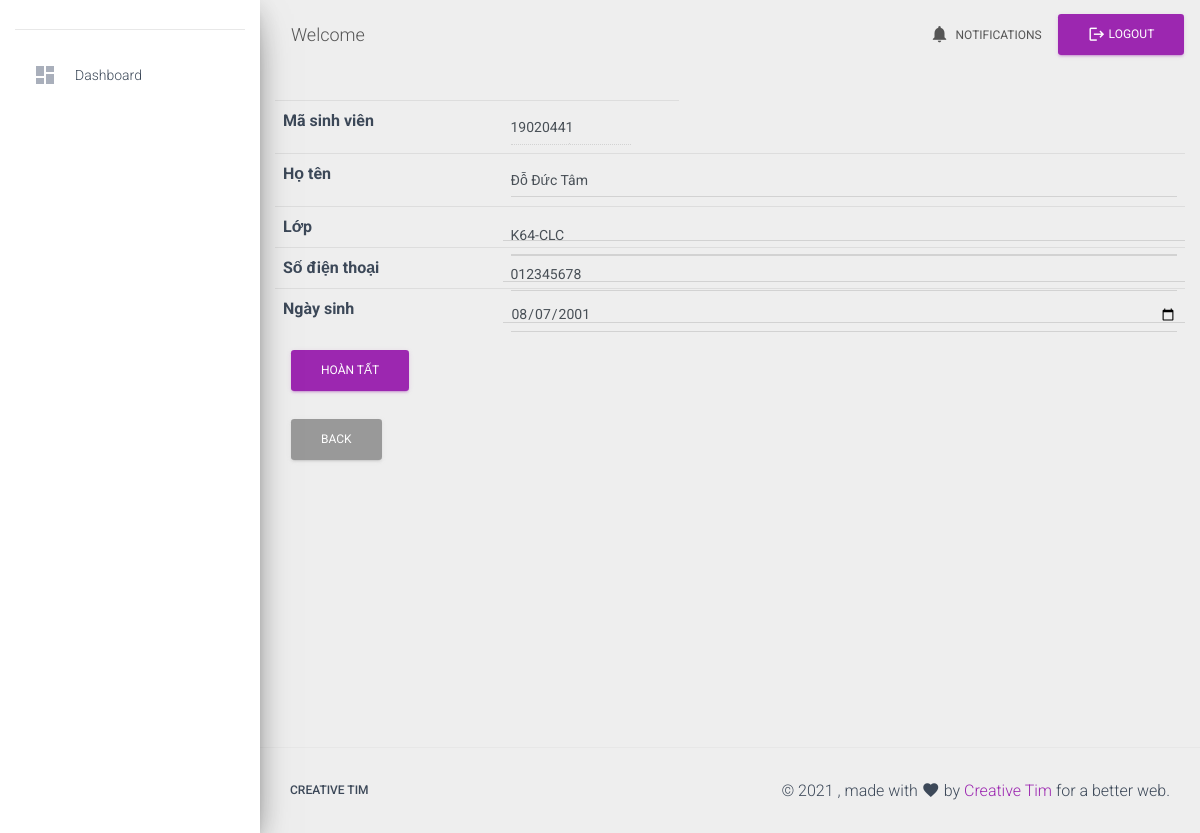
/manageStudent.php?type=edit&for=19020441, run on an earlier commit of the app's database.
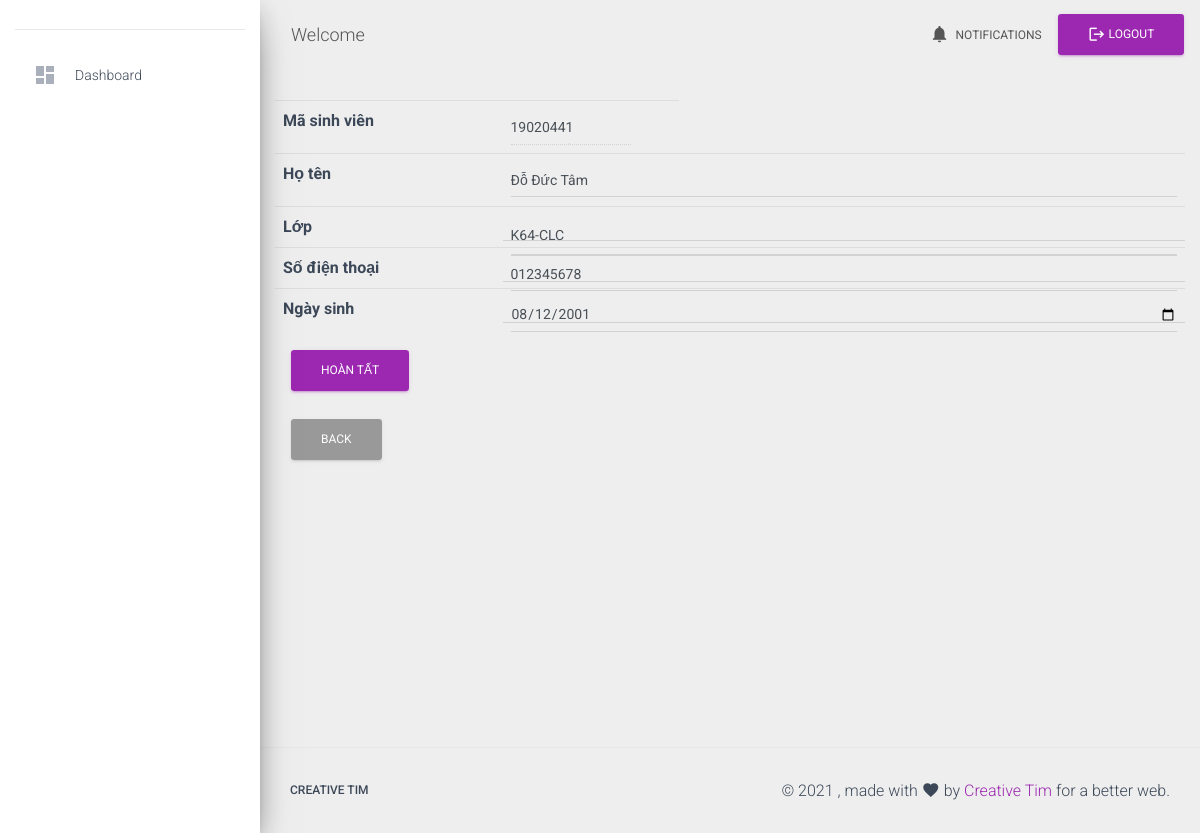
And on a later commit of the database.
### tables this page shows
CREATE TABLE `students` (
  `id` int(11) NOT NULL,
  `fullName` varchar(50) NOT NULL,
  `classId` int(11) NOT NULL,
  `contactNumber` varchar(11) NOT NULL,
  `dob` date NOT NULL
);

### module/student/queryOnStudent.php (called while the page is built, shortened)
<?php
require_once './connection.php';
require_once './function/functions.php';
if (isset($_GET['type'])) {
    $type = $_GET['type'];
    $myTable = STUDENT_TABLE;
    if ($type == 'view') {
        if (isset($_POST['filter'])) {
            $result = filterStudents();
        } else if (isset($_GET['order'])) {
            $method = $_GET['order'];
            if (isset($_GET['page'])) {
                $page = $_GET['page'];
                $start = ($page-1)*LIMIT;
                $limit = LIMIT;
                $result = selectStudentWithCondition($method, "LIMIT $start, $limit");
            }
        } else if (isset($_GET['page'])) {
            $page = $_GET['page'];
            $start = ($page-1)*LIMIT;
            $limit = LIMIT;
            $result = selectStudentWithCondition("studentIdOrderDown", "LIMIT $start, $limit");
        } else {
            $result = selectElementFrom("$myTable", "*", "1 ORDER BY `students`.`id` DESC");
        }
        $students = [];
        $index = 0;
        while ($row = $result->fetch_assoc()) {
            $queryClass = selectElementFrom('classes', "*", "id = '$row[classId]'");
            $rowClass = $queryClass->fetch_assoc();
            $students[] = [
                'id' =>  $row['id'],
                'fullName' =>  $row['fullName'],
                'className' =>  $rowClass['className'],
                'contactNumber' =>  $row['contactNumber'],
                'dob' =>  $row['dob'],
                'index'=> $index
            ];
            $index++;
        }
        $view_file_name = 'module/student/view.php';
    } else if ($type == 'edit' && isset($_GET['for'])) {
        $id = $_GET['for'];
        $oldData = getStudent($id);
        $selectClass = createSelectClasses($oldData['classId']);
    } else if ($type == 'delete' && isset($_GET['for'])) {
        $updateStatus = - 1;
        $id = $_GET['for'];
        if (deleteStudent($id)) {
            header("location: manageStudent.php?type=view&action=deleted");
        } else {
            header("location: manageStudent.php?type=view&action=noAction");
        }
    } else {
        die('Unhandled');
    }
}
function getStudent($id){
    return selectElementFrom("students", "*", "id='$id'")->fetch_assoc();
}

### module/student/edit.php (the view, shortened to what this page needs)
<form method='post' action='#'>
    <table style='width: 100%' class='table'>
        <tr class="row">
            <th class="col-sm-3">Mã sinh viên</th>
            <td>
                <input type='text' name='id1' value='<?= $oldData['id'] ?>' class='col-sm-9 form-control' disabled/>
            </td>
        </tr>
        <tr class="row">
            <th class="col-sm-3">Họ tên</th>
            <?php echo "<td class='col-sm-9'><input type='text' name='fullName' value='$oldData[fullName]' class='form-control'/></td>"; ?>
        </tr>
        <tr class="row">
            <th class="col-sm-3">Lớp</th>
            <?php echo "<td class='col-sm-9 form-control'/>$selectClass</td>"; ?>
        </tr>
        <tr class="row">
            <th class="col-sm-3">Số điện thoại</th>
            <?php echo "<td class='col-sm-9 form-control'><input type='text' class='form-control' name='contactNumber' value='$oldData[contactNumber]'/></td>"; ?>
        </tr>
        <tr class="row">
            <th class="col-sm-3">Ngày sinh</th>
            <?php echo "<td class='col-sm-9 form-control'><input type='date' class='form-control' name='dob' value='$oldData[dob]'/></td>"; ?>
        </tr>
    </table>
    <button type='submit' class="btn btn-primary">Hoàn tất</button>
</form>
<a href='manageStudent.php?type=view' class="btn btn-dark">Back</a>

### function/functions.php (shortened to what this page needs)
<?php
function selectElementFrom($table, $element = '*', $condition = "1")
{
    global $conn;
    $sqlSelect = "SELECT $element FROM $table WHERE $condition";
    $query = $conn->query($sqlSelect);
    return $query;
}
function createSelectClasses($oldClass = 0, $disabled = false)
{
    global $conn;
    $sqlSelectClasses = "SELECT * FROM `classes` WHERE 1";
    $queryClasses = $conn->query($sqlSelectClasses);
    if ($queryClasses) {
        $classData = $queryClasses->fetch_all();
        $classes = array();
        for ($i = 0; $i < count($classData); $i++) {
            $classes[$classData[$i][0]] = $classData[$i][1];
        }
        if ($disabled) {
            $selectClass = "<select name='selectedClass' class='form-select form-control' disabled>";
        } else {
            $selectClass = "<select name='selectedClass' class='form-select form-control'>";
        }
        $selectClass .= "<ul class='dropdown-menu' aria-labelledby='dropdownMenuOffset'>";
        $selectClass .= "<li class='dropdown-item'><option selected>Chọn</option></li>";
        foreach ($classes as $key => $value) {
            if ($key == $oldClass) {
                $selectClass .= "<li class='dropdown-item'><option value='$key' selected='selected'>$value</option></li>";
            } else {
                $selectClass .= "<li class='dropdown-item'><option value='$key'>$value</option></li>";
            }
        }
        $selectClass .= "</ul>";
        $selectClass .= "</select>";
        return $selectClass;
    }
}
        ?>

What changed in the data, as far as the page shows it:
changed students "Đỗ Đức Tâm": dob "08/07/2001" → "08/12/2001"
